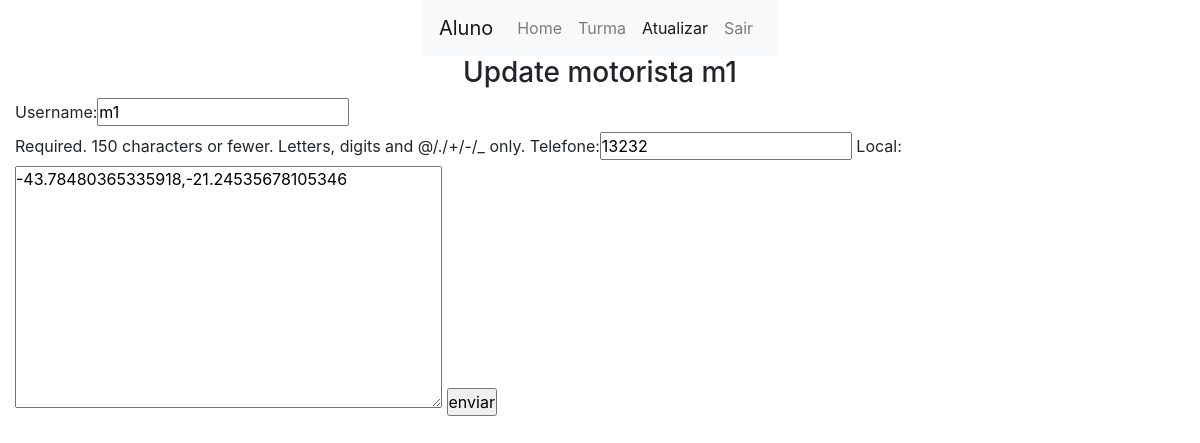
Page /core/motorista/update/12 (signed in) on the committed database.
### users/models.py (models this page shows)
class custom_user(AbstractUser):
    permissao = models.IntegerField(default=2)
    telefone = models.CharField(max_length=50,  default='1')
    local = LocationField(default=(0, 0), null=False, map_attrs={
        "style": "mapbox://styles/mapbox/outdoors-v11",
        "zoom": 13,
        "center": [17.031645, 51.106715],
        "cursor_style": 'pointer',
        "marker_color": "red",
        "rotate": False,
        "geocoder": True,
        "fullscreen_button": True,
        "navigation_buttons": True,
        "track_location_button": True,
        "readonly": True,
        "placeholder": "Pick a location on map below",
    })
    data_nascimento = models.DateField(
        auto_now=False, auto_now_add=False, null=False, blank=False, default=timezone.now())

### core/views.py (the view)
# urls.py: path('motorista/update/<int:id>', core_motorista_atualizar,
def core_motorista_atualizar(request, id):
    if not request.user.is_authenticated:
        return redirect(user_login)
    usuario = custom_user.objects.get(id=id)
    if request.method == "POST":
        print(request.POST)
        form = UsuarioUpdate(request.POST, instance=usuario)
        if form.is_valid():
            form.save()
        return redirect('core_aluno_home')
    form = UsuarioUpdate(instance=usuario)
    c = {
        'form': form,
        'usuario': usuario,
    }
    return render(request, 'core/turma/motorista_update.html', c)

### core/forms.py
class UsuarioUpdate(ModelForm):
    class Meta:
        model = custom_user
        fields = ['username', 'telefone', 'local']

### core/templates/core/turma/motorista_update.html (shortened to what this page needs)
{% extends 'base.html' %}
{% block conteudo %}
    {% load bootstrap %}
    {% load mapbox_location_field_tags %}
    <div class="row">
        <div class="col justify-content-center d-flex">
            {% include 'menu.html' with ativo='update' %}
        </div>
    </div>
    <div class="row">
        <div class="col justify-content-center d-flex">
            <h3>Update motorista {{usuario.username}}</h3>
        </div>
    </div>
    <div class="row">
        <div class="col justify-content-center d-flex">
            <form action="" method="post">
                {{form | bootstrap}}
                <input type="submit" value="enviar">
            </form>
        </div>
    </div>
{% endblock conteudo %}

### statics/css/base.css (style rules this page uses)
* { margin: 0px; padding: 0px; }

### rows in the picture
custom_user: username "m1", telefone "13232", local "-43.78480365335918,-21.24535678105346"
